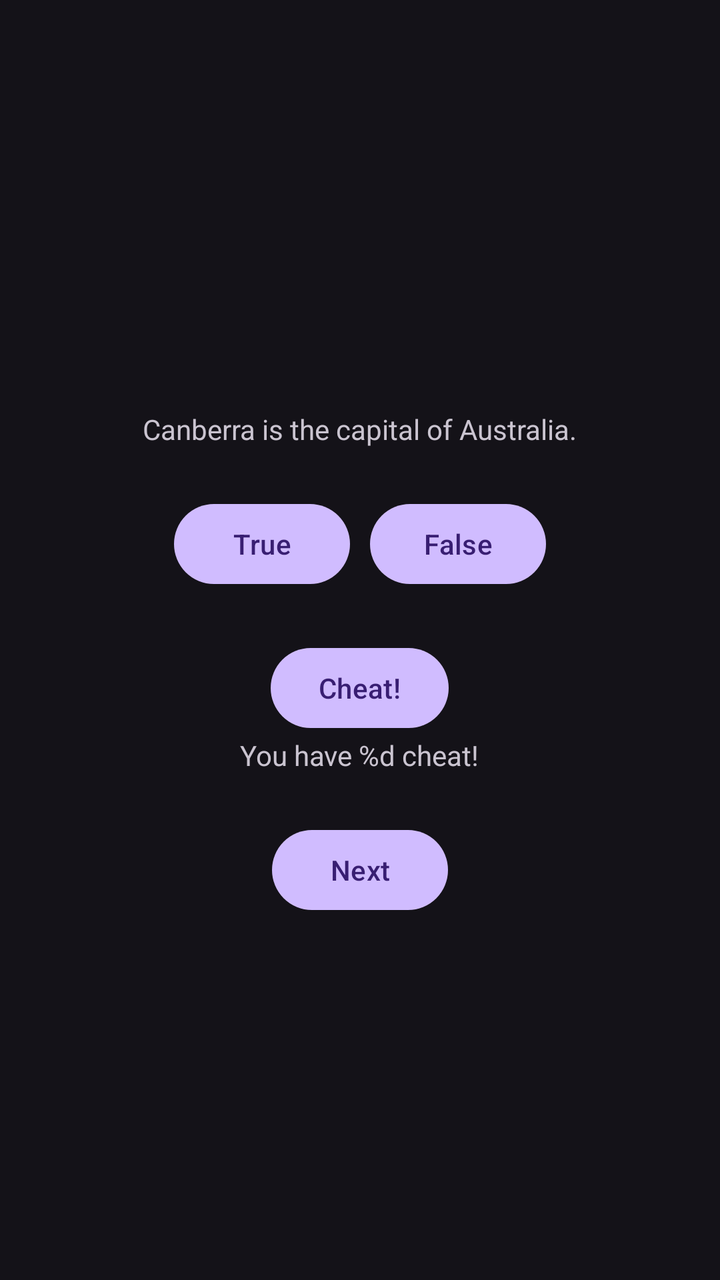
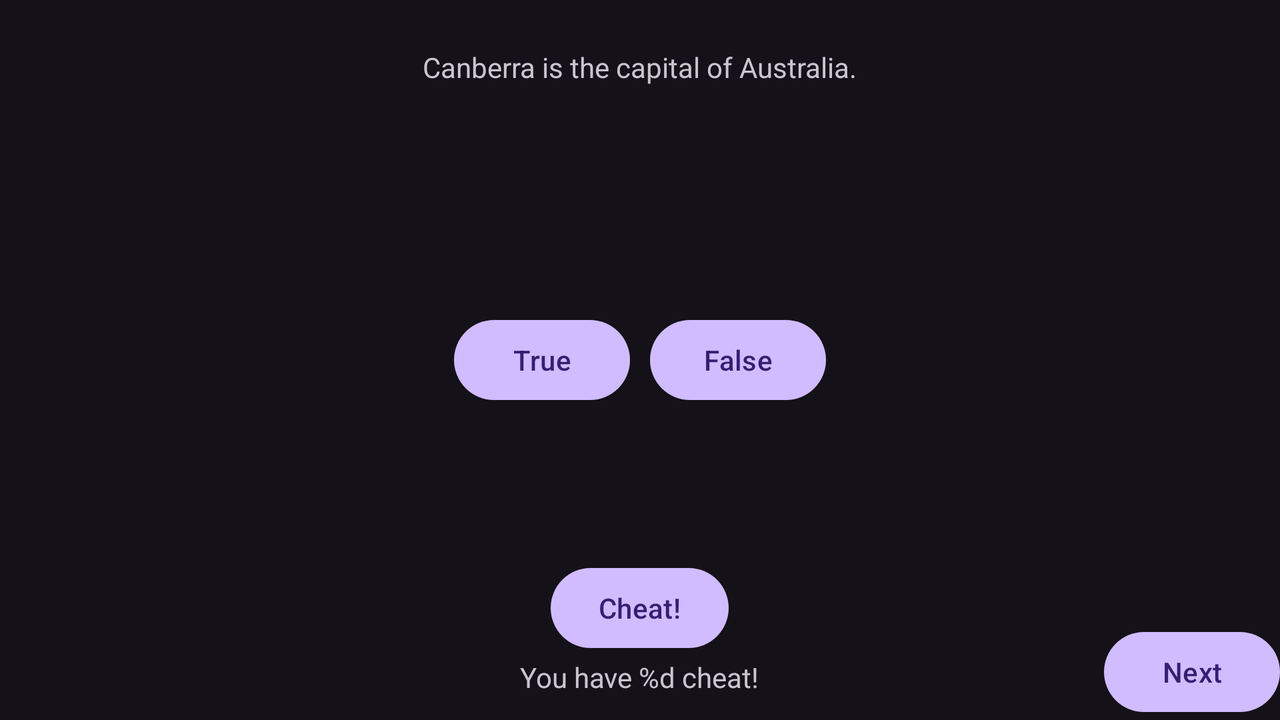

Two renders of one Android screen. The first uses the default layout on a phone; the second uses the alternative layout the repository ships for a different screen configuration, on a matching device. The two XML files are below.
<!-- AndroidManifest.xml: application theme Theme.GeoQuizBook -->
<!-- res/layout/activity_main.xml -->
<?xml version="1.0" encoding="utf-8"?>
<LinearLayout xmlns:android="http://schemas.android.com/apk/res/android"
    xmlns:tools="http://schemas.android.com/tools"
    android:id="@+id/main"
    android:layout_width="match_parent"
    android:layout_height="match_parent"
    android:gravity="center"
    android:orientation="vertical">

    <TextView
        android:id="@+id/question_text_view"
        android:layout_width="wrap_content"
        android:layout_height="wrap_content"
        tools:text="@string/question_australia"
        android:padding="24dp"/>

    <LinearLayout
        android:layout_width="wrap_content"
        android:layout_height="wrap_content"
        android:orientation="horizontal">

        <Button
            android:id="@+id/true_button"
            android:layout_width="wrap_content"
            android:layout_height="wrap_content"
            android:text="@string/true_button"
            android:layout_marginEnd="10dp"/>

        <Button
            android:id="@+id/false_button"
            android:layout_width="wrap_content"
            android:layout_height="wrap_content"
            android:text="@string/false_button"/>

    </LinearLayout>

    <Button
        android:id="@+id/cheat_button"
        android:layout_width="wrap_content"
        android:layout_height="wrap_content"
        android:layout_marginTop="24dp"
        android:text="@string/cheat_button"/>

    <TextView
        android:id="@+id/cheat_num"
        android:layout_width="wrap_content"
        android:layout_height="wrap_content"
        android:text="@string/cheat_num"
        android:layout_marginBottom="24dp"/>

    <Button
        android:id="@+id/next_button"
        android:layout_width="wrap_content"
        android:layout_height="wrap_content"
        android:text="@string/next_button"/>

</LinearLayout>
<!-- resources referenced by this layout -->
<resources>
  <string name="cheat_button">Cheat!</string>
  <string name="cheat_num">You have %d cheat!</string>
  <string name="false_button">False</string>
  <string name="next_button">Next</string>
  <string name="question_australia">Canberra is the capital of Australia.</string>
  <string name="true_button">True</string>
  <style name="Theme.GeoQuizBook" parent="Base.Theme.GeoQuizBook" />
  <style name="Base.Theme.GeoQuizBook" parent="Theme.Material3.Dark">
          
          
      </style>
</resources>
<!-- res/layout-land/activity_main.xml (the repository's variant of the layout above) -->
<!-- drawn on the phone turned sideways -->
<?xml version="1.0" encoding="utf-8"?>
<FrameLayout xmlns:android="http://schemas.android.com/apk/res/android"
    xmlns:tools="http://schemas.android.com/tools"
    android:layout_width="match_parent"
    android:layout_height="match_parent">

    <TextView
        android:id="@+id/question_text_view"
        android:layout_gravity="center_horizontal"
        android:layout_width="wrap_content"
        android:layout_height="wrap_content"
        tools:text="@string/question_australia"
        android:padding="24dp"/>

    <LinearLayout
        android:layout_width="wrap_content"
        android:layout_height="wrap_content"
        android:layout_gravity="center_vertical|center_horizontal">

        <Button
            android:id="@+id/true_button"
            android:layout_width="wrap_content"
            android:layout_height="wrap_content"
            android:text="@string/true_button"
            android:layout_marginEnd="10dp"/>

        <Button
            android:id="@+id/false_button"
            android:layout_width="wrap_content"
            android:layout_height="wrap_content"
            android:text="@string/false_button"/>

    </LinearLayout>

    <Button
        android:id="@+id/cheat_button"
        android:layout_width="wrap_content"
        android:layout_height="wrap_content"
        android:layout_marginBottom="32dp"
        android:layout_gravity="bottom|center_horizontal"
        android:text="@string/cheat_button"/>

    <TextView
        android:id="@+id/cheat_num"
        android:layout_width="wrap_content"
        android:layout_height="wrap_content"
        android:text="@string/cheat_num"
        android:layout_gravity="bottom|center_horizontal"
        android:layout_marginBottom="12dp"/>

    <Button
        android:id="@+id/next_button"
        android:layout_gravity="bottom|end"
        android:layout_width="wrap_content"
        android:layout_height="wrap_content"
        android:text="@string/next_button"/>
</FrameLayout>
